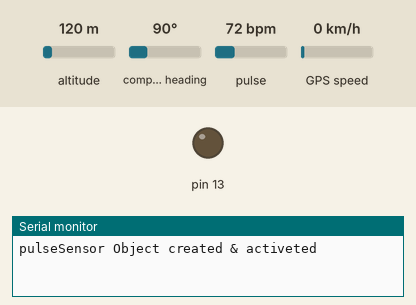
The sketch below on a simulated Arduino Uno, built with avr-gcc and run on an emulated ATmega328P. On the bench: output pins drawn as LEDs (lit = HIGH), the last lines printed to the serial monitor. Inputs (shaded band) come from the test bench; at power-on: altitude 120 m, compass heading 90°, pulse 72 bpm, GPS speed 0 km/h. The GPS gets a fix after 3 s at 37.7749, -122.4194 with 8 satellites; the modem accepts every AT command (registered, SIM ready, sends succeed) and sends nothing else.

Above: at 0.1 s.
At 4.7 s:
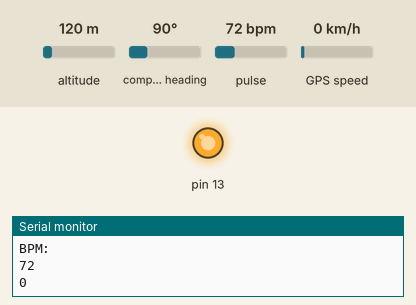
Timing chart, 0 to 6.2 s (numbered marks = the images above):
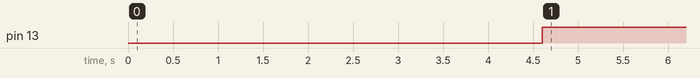

Measured:
- by itself, pin 13: LOW → HIGH at 4.6 s

The sketch:

iot.ino
```cpp
#define USE_ARDUINO_INTERRUPTS true    // Set-up low-level interrupts for most acurate BPM math.
#include <PulseSensorPlayground.h>     // Includes the PulseSensorPlayground Library.

#include <TinyGPS.h>
#include <SoftwareSerial.h>
SoftwareSerial SIM900(7, 8);

TinyGPS gps;  //Creates a new instance of the TinyGPS object


const int PulseWire = 0;       // PulseSensor PURPLE WIRE connected to ANALOG PIN 0
const int LED13 = 13;          // The on-board Arduino LED, close to PIN 13.
int Threshold = 550;           // Determine which Signal to "count as a beat" and which to ignore.
                               // Use the "Project guide" to fine-tune Threshold Value beyond default setting.
                               // Otherwise leave the default "550" value.

PulseSensorPlayground pulseSensor;


void setup()
{
  Serial.begin(9600);
  SIM900.begin(9600);

  pulseSensor.analogInput(PulseWire);
  pulseSensor.blinkOnPulse(LED13);        // blink Arduino's LED with heartbeat.
  pulseSensor.setThreshold(Threshold);


   if (pulseSensor.begin()) {
      Serial.println("pulseSensor Object created & activeted");
    }

}

void loop()
{
  int myBPM = pulseSensor.getBeatsPerMinute();


  bool newData = false;
  unsigned long chars;
  unsigned short sentences, failed;

  // For one second we parse GPS data and report some key values
  for (unsigned long start = millis(); millis() - start < 1000;)
  {
    while (Serial.available())
    {
      char c = Serial.read();
      //Serial.print(c);
      if (gps.encode(c))
        newData = true;
    }
  }


  if (newData)      //If newData is true
  {
    float flat, flon;
    unsigned long age;
    gps.f_get_position(&flat, &flon, &age);
    SIM900.print("AT+CMGF=1\r");
    delay(100);
    SIM900.println("AT + CMGS = \"+919090502324\"");
    delay(200);
    SIM900.print("Latitude = ");
    SIM900.print(flat == TinyGPS::GPS_INVALID_F_ANGLE ? 0.0 : flat, 6);
    SIM900.print(" Longitude = ");
    SIM900.print(flon == TinyGPS::GPS_INVALID_F_ANGLE ? 0.0 : flon, 6);
    SIM900.println((char)26);
    delay(200);
    SIM900.println("BPM: ");
    Serial.println("BPM: ");

    SIM900.println();

    if (pulseSensor.sawStartOfBeat()){
        SIM900.println(myBPM);
        Serial.println(myBPM);
        delay(20);
    }else{
          Serial.println("DATA not Available");
          Serial.println(myBPM);
          SIM900.println("DATA not Available");
          Serial.println("========");
          delay(20);
      }

  }
 Serial.println(failed);
}
```
